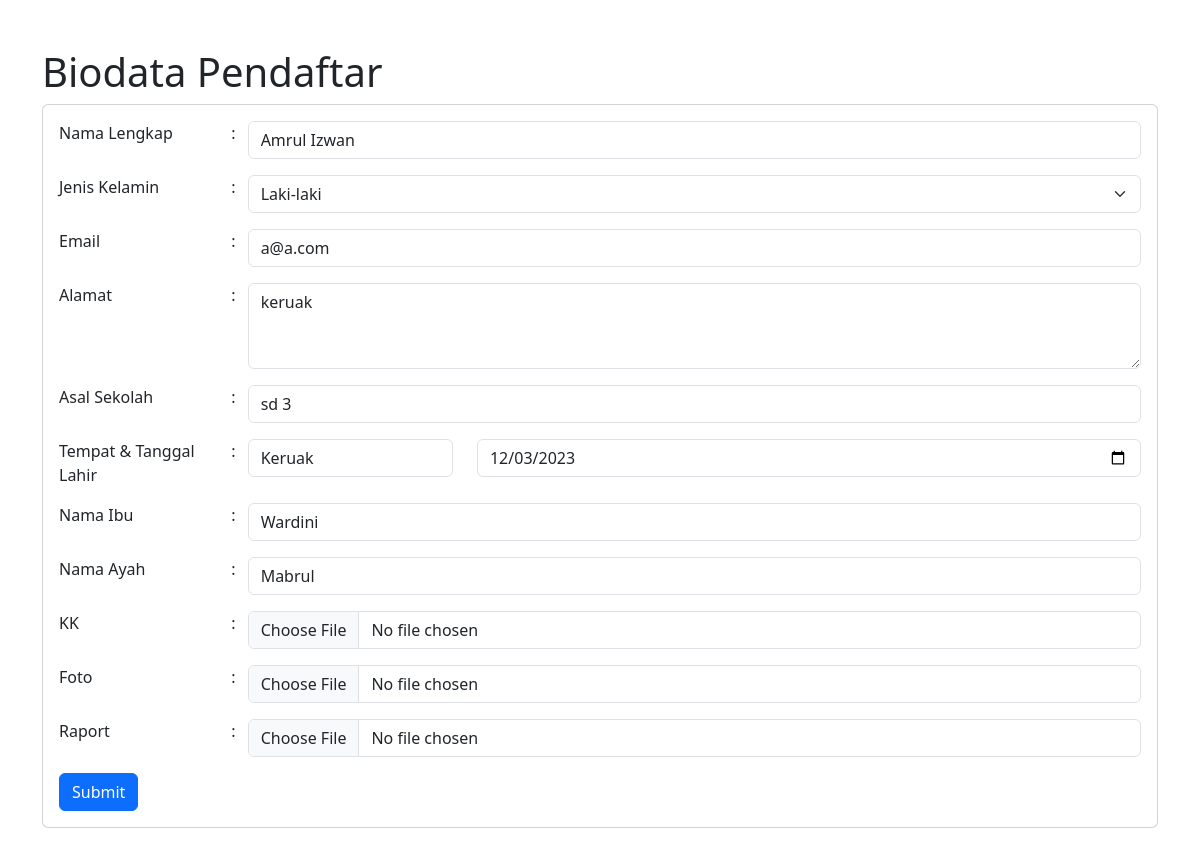
Before: /portal/detail.php (signed in) with the older database file.
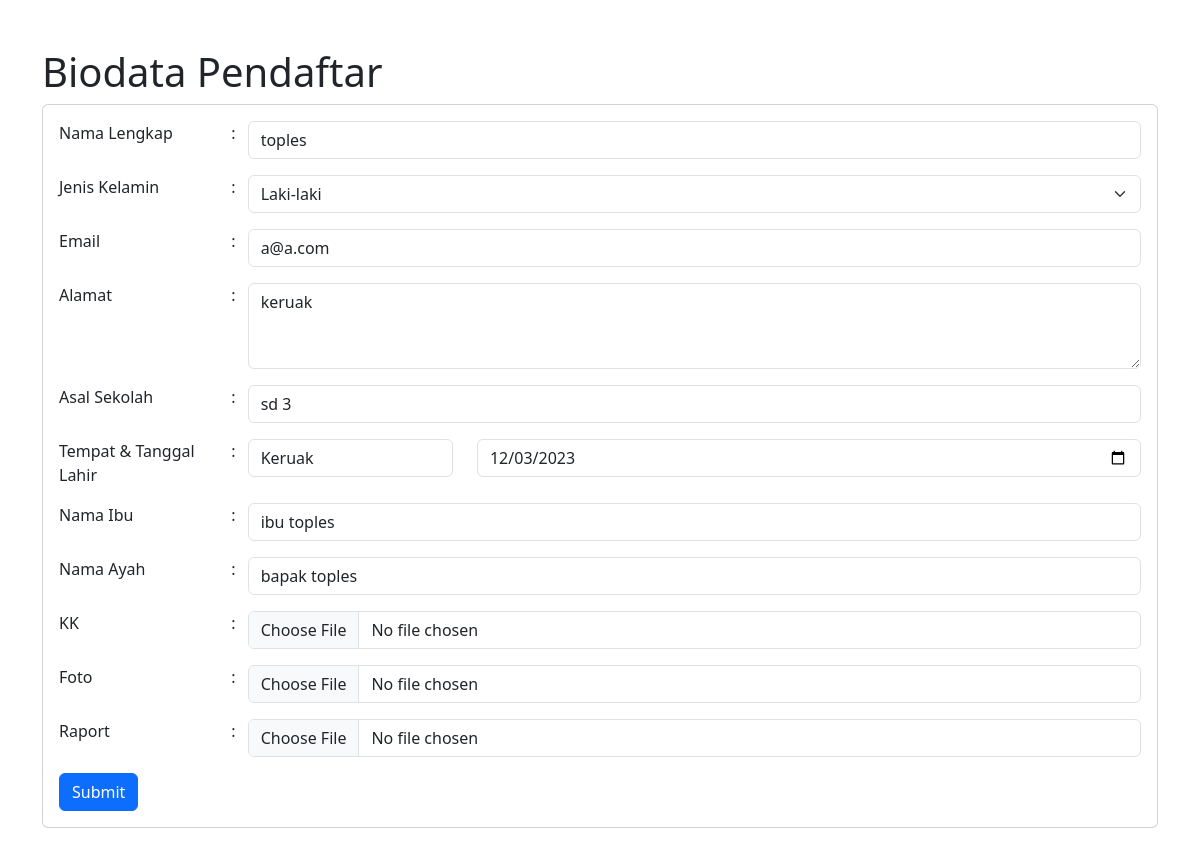
After: the same page with the newer database file.
### tables this page shows
CREATE TABLE `siswa` (
  `id` int(11) NOT NULL,
  `email` varchar(255) NOT NULL,
  `password` varchar(255) NOT NULL,
  `nama_lengkap` varchar(255) NOT NULL,
  `jk` varchar(255) NOT NULL,
  `alamat` text DEFAULT NULL,
  `asal_sekolah` varchar(255) DEFAULT NULL,
  `tempat_lahir` varchar(255) NOT NULL,
  `tanggal_lahir` date DEFAULT NULL,
  `nama_ibu` varchar(254) NOT NULL,
  `nama_ayah` varchar(255) NOT NULL,
  `kk_filename` varchar(255) DEFAULT NULL,
  `foto_filename` varchar(255) DEFAULT NULL,
  `raport_filename` varchar(255) DEFAULT NULL
);

### portal/detail.php (the view, shortened to what the changed rows need)
<?php
include('../setting.php');
$user_id = $_SESSION['user'];
$sql = "SELECT * FROM siswa WHERE id = $user_id";
$result = $conn->query($sql);
$row = $result->fetch_assoc();
?>
<!DOCTYPE html>
<html lang="en">
<head>
    <link href="https://cdn.jsdelivr.net/npm/bootstrap@5.3.2/dist/css/bootstrap.min.css" rel="stylesheet"
>
</head>
<body>
    <div class="container mt-5">
        <h1>Biodata Pendaftar</h1>
        <div class="card mb-5">
            <div class="card-body">
                <form action="" method="POST" enctype="multipart/form-data">
                    <div class="row">
                        <div class="col">
                            <input type="text" class="form-control" id="nama_lengkap" name="nama_lengkap"
                                value="<?php echo $row['nama_lengkap']; ?>">
                        </div>
                    </div>
                    <div class="row mt-3">
                        <div class="col">
                            <select class="form-select" aria-label="Default select example" id="jk" name="jk">
                                <option value="L" <?php if ($row['jk'] === 'L') echo 'selected'; ?>>Laki-laki</option>
                            </select>
                        </div>
                    </div>
                    <div class="row mt-3">
                        <div class="col">
                            <input type="email" class="form-control" id="email" name="email"
                                value="<?php echo $row['email']; ?>">
                        </div>
                    </div>
                    <div class="row mt-3">
                        <div class="col">
                            <textarea class="form-control" id="alamat" name="alamat"
                                rows="3"><?php echo $row['alamat']; ?></textarea>
                        </div>
                    </div>
                    <div class="row mt-3">
                        <div class="col">
                            <input type="text" class="form-control" id="asal_sekolah" name="asal_sekolah"
                                value="<?php echo $row['asal_sekolah']; ?>">
                        </div>
                    </div>
                    <div class="row mt-3">
                        <div class="col">
                            <div class="row">
                                <div class="col-3"><input type="text" class="form-control" id="tempat_lahir"
                                        name="tempat_lahir" value="<?php echo $row['tempat_lahir']; ?>"
                                        placeholder="Tempat Lahir"></div>
                                <div class="col">
                                    <input type="date" class="form-control" id="tanggal_lahir" name="tanggal_lahir"
                                        value="<?php echo $row['tanggal_lahir']; ?>">
                                </div>
                            </div>
                        </div>
                    </div>
                    <div class="row mt-3">
                        <div class="col">
                            <input type="text" class="form-control" id="nama_ibu" name="nama_ibu"
                                value="<?php echo $row['nama_ibu']; ?>">
                        </div>
                    </div>
                    <div class="row mt-3">
                        <div class="col">
                            <input type="text" class="form-control" id="nama_ayah" name="nama_ayah"
                                value="<?php echo $row['nama_ayah']; ?>">
                        </div>
                    </div>
                </form>
            </div>
        </div>
    </div>
</body>
</html>

Changed rows visible on the page:
changed siswa "Laki-laki": nama_lengkap "Amrul Izwan" → "toples"; nama_ibu "Wardini" → "ibu toples"; nama_ayah "Mabrul" → "bapak toples"
